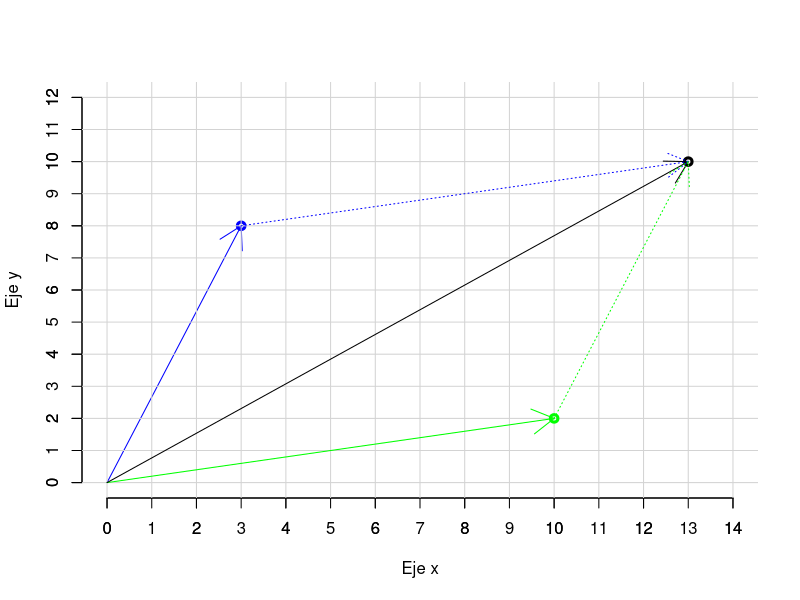

Write R code to recreate this figure. (Note: this script raises an error after producing the figure.)
################################################################################
# Sesión 2: Vectores, selección y operaciones.

# Juan Camilo Panta
################################################################################

#----------------------
# Vectores aleatorios.
#----------------------
sample(x=1:10, size = 5)

set.seed(10)
sample(x=1:10, size = 5)

set.seed(12)
sample(x=c("LUIS","MARÍA","JUAN","ROBERTH","CARLOS","FLOR"), size = 2)

set.seed(1805)
sexo<-sample(x=c("HOMBRE", "MUJER"), size = 100, replace = T)

table(sexo)

prop.table(table(sexo))

set.seed(1805)
sexo<-sample(x=c("HOMBRE", "MUJER"), size = 100, replace = T, prob = c(0.3,0.7))
#sexo
prop.table(table(sexo))


set.seed(2020)
experimento<-sample(c("CARA","SELLO"), 200, T)
round(prop.table(table(experimento))*100,4)

experimento<-sample(c("CARA","SELLO"), 1000, T)
round(prop.table(table(experimento))*100,4)

experimento<-sample(c("CARA","SELLO"), 10000, T)
round(prop.table(table(experimento))*100,4)

experimento<-sample(c("CARA","SELLO"), 100000, T)
round(prop.table(table(experimento))*100,4)

#--------------------------------------
# FACTORES - CODIFICACIÓN DE VECTORES.
#--------------------------------------

# El vector de género de un salón:

g<-c(1,2,1,2,2,2,2,1,2,1,2,1,
     2,1,2,1,1,2,1,2,1,1,1,2,2)  # Vector de 1 y 2 que representan el género.

table(g)
set.seed(1)
g<-sample(1:2, 5000, T)

table(g)


g1<-factor(g)   
View(g1)

g2<-factor(g,
           levels = c(1,2),
           labels = c("Masculino","Femenino")) 
# vemos datos etiquetados
g2
table(g2)

#---
# Otro ejemplo.

# genero 500 numeros entre 1 y 10 con remplazo.
base<-sample(1:10,500,T)

table(base)

base<-factor(base,levels = 1:10,labels = c("Sin Nivel","Inicial","Primaria Incompleta",
                                           "Primaria Completa","Secundaria Incompleta",
                                           "Secundaria Completa","S.NU. Incompleta",
                                           "S.NU. Completa","S.U. Incompleta",
                                           "S.U. Completa"))

table(base)


#---
res<-c("a","b","b","d","e","a","c","d","a","e")

# pasamos a numero
as.numeric(factor(res,levels = c("a","b","c","d","e"), 
       labels = c("A", "B", "C", "D", "E")))

# con orden de las etiquetas
factor(res,levels = c("a","b","c","d","e"), 
       labels = c("A", "B", "C", "D", "E"), ordered = T)
# otra forma
res<-ordered(res, levels=c("a","b","c","d","e"))

str(res)

levels(res)

r<-1:29

t2<-as.character(r)
as.numeric(t2)


res1<-as.numeric(res)

#---
set.seed(2021)
sexo<-sample(c("MASCULINO", "FEMENINO"), 33, T)
sexo1<-as.factor(sexo)
str(sexo1)
levels(sexo1)

sexo2<-factor(sexo, levels = c("MASCULINO","FEMENINO"))
str(sexo2)

# tener en cuenta q sea el mismo nombre y mayuscula sino sale NA
sexo3<-factor(sexo, levels = c("masculino","FEMENINO"))

sexo4<-factor(sexo, levels = c("MASCULINO", "FEMENINO"),
              labels = c("masculino", "femenino"))

set.seed(2021)
x<-sample(c("A","B","C","D"), 30, T)
factor(x)

factor(x, exclude = "B")

#---------------------------
# Operaciones con vectores.
#---------------------------

x<-1:8
y<-seq(3,27, length.out = 8)

#---
# Operaciones básicas.

x+y           

x-y

x%*%y        

x*y          

sum(x*y)   

#---
# Operaciones estadísticas.

t1<-c(1,4,5,6,13,8,9,10)

mean(t1)       

median(x)     

max(x)        

min(x)        

prod(x)       

sum(x)        

cumsum(x)     

diff(t1)       

quantile(t1)   
quantile(t1, probs = c(0, 0.33, 0.66))  

quantile(x, probs = c(0, 0.2,0.4,0.6,0.8,1))
quantile(x, probs = seq())

# seq, saca secuencia 
quantile(x,probs=seq(0,1, length.out = 11))

quantile(t1, seq(0,1, length.out = 4), na.rm = T)

#---
# Para ordenar los elementos del vector.

t<-c(1,3,4,2,10,7,5,18,6)

sort(t)     

sort(t, decreasing = TRUE)  

# cambiar el orden del vector
rev(t)    

#---
# GRÁFICO.

# Definiendo los vectores:
m<-c(3,8)
m
p<-c(10,2)
p

# Suma de vectores.
a<-m+p
a

# Para poder graficarlo, la sintaxis es la siguiente:

# Para graficar el primer vector (vector m):
plot(3,8, xlim=c(0,14), ylim=c(0,12),
     xlab="Eje x", ylab="Eje y", lwd=3,
     col="blue", bty="n")
axis(side = 1, 0:14)
axis(side = 2, 0:12)
arrows(0,0,3,8,col="blue")
abline(h = pretty(0:12, 12), v = pretty(0:14, 14), col = "lightgray")

# Para graficar el segundo vector (vector p):
points(10,2,lwd=3,col="green")
arrows(0,0,10,2,col="green")

# Para graficar el vector resultante de la adición de los 2 vectores (a=m+p)
points(13,10,lwd=3,col="black")
arrows(0,0,13,10,col="black")

# Agregando las líneas imaginarias para formar el paralelogramo que representa la adición de 2 vectores.
arrows(3,8,13,10,col="blue",lty=3)
arrows(10,2,13,10,col="green",lty=3)

#---------------------------------
# Selección y operadores lógicos.
#---------------------------------

x<-c(2,1,3,12,43,43,6,8,62,9,0,5,23,42,4,1,3)

x[11]

#---
# Selección de elementos.

x[4]                
x[12]               
x[length(x)]        
x[3:6]              
x[-2]               
x[-(3:6)]

#---
# Operadores Lógicos.

# Igualdad "==".

x[x==43]
x[x==17]            

# Mayor que ">".

x[x>3]              
x[x>100]            

# Menor que "<".

x[x<5]              

# Mayor igual que ">=".

x[x>=8]             

# Menor igual que "<=".

x[x<=8]             

# Diferente "!=".

x[x!=3]             

# Negación "!".

x[!x<5]

# y "&".

x[x>3 & x<10]       

# o "|".

x[x>3 | x<10]       
x[x!=0 | x>5]

# Pertenece "%in%"

5 %in% x

x %in% 5

set.seed(20)
x<-sample(c("A","B","C","D"),20,T)

x=="A" | x=="B" | x=="C"

x %in% c("A","B","C")

#---
# Para la posición tras cumplimiento de la condición lógica.

set.seed(12)
ro<-sample(1:3000, 3000, T)

which(ro==821)
ro[c(350,1462,2110,2828)]


which(x==3)     
which(x!=3 & x<5)

x[c(1,2,11,15,16)]

#---
# Para cambiar valores de elementos del vector.

x[5]<-1000

x[7]<-2000

x[c(1,5)]<-x[c(1,5)]+5

x[which(x==3)]<-x[which(x==3)]+100

#---